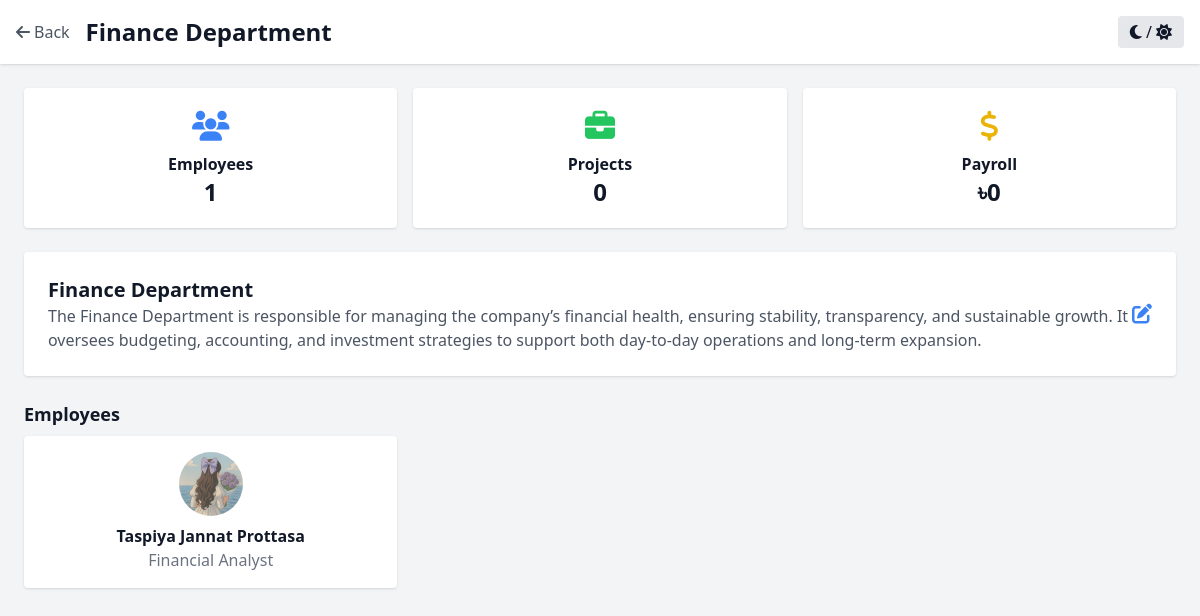
Screenshot of /adminportal/departments/11/ (signed in) with the database file from the repository.
### adminpanel/models.py (models this page shows, shortened)
class Department(models.Model):
    name = models.CharField(max_length=100, unique=True)
    description = models.TextField(blank=True)
    created_at = models.DateTimeField(auto_now_add=True)

### accounts/models.py (models this page shows, shortened)
class EmployeeProfile(models.Model):
    employee_id = models.CharField(max_length=20, unique=True, blank=True)
    full_name = models.CharField(max_length=100, blank=True, null=True)
    phone = models.CharField(max_length=15)
    department = models.ForeignKey(
        'adminpanel.Department',
        on_delete=models.SET_NULL,
        null=True,
        blank=True,
        related_name="employees"
    )
    designation = models.CharField(max_length=50, blank=True, null=True)
    role = models.CharField(max_length=50, blank=True, null=True)
    joining_date = models.DateField(blank=True, null=True)
    avatar = models.ImageField(upload_to='avatars/', blank=True, null=True)
    gender = models.CharField(max_length=10, choices=GENDER_CHOICES, blank=True, null=True)
    password = models.CharField(max_length=128)
    temp_password = models.CharField(max_length=20, blank=True)
    first_login = models.BooleanField(default=True)
    email = models.EmailField(blank=True, null=True)
    address = models.TextField(blank=True, null=True)
    emergency_name = models.CharField(max_length=100, blank=True, null=True)
    emergency_relation = models.CharField(max_length=50, blank=True, null=True)
    emergency_contact = models.CharField(max_length=20, blank=True, null=True)
    emergency_address = models.TextField(blank=True, null=True)
    is_active = models.BooleanField(default=True)

### adminpanel/views.py (the view)
# urls.py: path('departments/<int:pk>/', views.admin_department_detail, name='admin_department_detail'),
@login_required(login_url='/admin/')
def admin_department_detail(request, pk):
    department = get_object_or_404(Department, pk=pk)
    employees = department.employees.all()  # instead of employeeprofile_set
    projects = Project.objects.filter(assigned_to__in=employees).count()
    total_payroll = Payroll.objects.filter(employee__in=employees).aggregate(total=Sum('gross_salary'))['total'] or 0
    form = DepartmentForm(request.POST or None, instance=department)
    if request.method == "POST" and form.is_valid():
        form.save()
        messages.success(request, "Department updated successfully!")
        return redirect('admin_department_detail', pk=pk)
    return render(request, 'admin_department_detail.html', {
        'department': department,
        'employees': employees,
        'project_count': projects,
        'total_payroll': total_payroll,
        'form': form,
    })

### accounts/context_processors.py (called while the page is built, shortened)
def global_employee(request):
    employee_id = request.session.get("employee_id")
    return {
        "global_profile": None
    }

### employees/context_processors.py (called while the page is built)
def notifications_processor(request):
    if request.user.is_authenticated:
        return base_notifications(request)
    return {"notifications": [], "unread_count": 0}

### employees/views.py (called while the page is built, shortened)
def base_notifications(request):
    employee_id = request.session.get("employee_id")
    notifications = []
    unread_count = 0
    return {
        "notifications": notifications,
        "unread_count": unread_count,
    }

### adminpanel/templates/admin_department_detail.html (shortened to what this page needs)
{% load static %}
<!DOCTYPE html>
<html lang="en">
<head>
  <script src="https://cdn.tailwindcss.com"></script>
  <link rel="stylesheet" href="https://cdnjs.cloudflare.com/ajax/libs/font-awesome/6.4.2/css/all.min.css">
</head>
<body class="bg-gray-100 dark:bg-gray-900 text-gray-900 dark:text-gray-100">
<header class="flex justify-between items-center p-4 bg-white dark:bg-gray-800 shadow">
  <div class="flex items-center gap-4">
    <a href="{% url 'admin_department_list' %}" class="text-gray-600 dark:text-gray-200 hover:text-gray-900 dark:hover:text-white flex items-center gap-1">
      <i class="fas fa-arrow-left"></i>
      Back
    </a>
    <h1 class="text-2xl font-bold">{{ department.name }}</h1>
  </div>
  <button id="themeToggle" class="px-3 py-1 bg-gray-200 dark:bg-gray-700 rounded">
    <i class="fas fa-moon"></i> / <i class="fas fa-sun"></i>
  </button>
</header>
<main class="p-6">
  <div class="grid grid-cols-1 md:grid-cols-3 gap-4 mb-6">
    <div class="bg-white dark:bg-gray-800 p-5 rounded shadow flex flex-col items-center">
      <i class="fas fa-users text-blue-500 text-3xl mb-2"></i>
      <p class="font-semibold">Employees</p>
      <p class="text-2xl font-bold">{{ employees|length }}</p>
    </div>
    <div class="bg-white dark:bg-gray-800 p-5 rounded shadow flex flex-col items-center">
      <i class="fas fa-briefcase text-green-500 text-3xl mb-2"></i>
      <p class="font-semibold">Projects</p>
      <p class="text-2xl font-bold">{{ project_count }}</p>
    </div>
    <div class="bg-white dark:bg-gray-800 p-5 rounded shadow flex flex-col items-center">
      <i class="fas fa-dollar-sign text-yellow-500 text-3xl mb-2"></i>
      <p class="font-semibold">Payroll</p>
      <p class="text-2xl font-bold">৳{{ total_payroll }}</p>
    </div>
  </div>
  <div class="bg-white dark:bg-gray-800 p-6 rounded shadow flex justify-between items-center mb-6">
    <div>
      <h2 class="text-xl font-bold">{{ department.name }}</h2>
      <p class="text-gray-600 dark:text-gray-300">{{ department.description|default:"No Description" }}</p>
    </div>
    <button id="openModal" class="text-blue-500 hover:text-blue-700 text-xl">
      <i class="fas fa-edit"></i>
    </button>
  </div>
  <h2 class="text-lg font-semibold mb-2">Employees</h2>
  <div class="grid grid-cols-1 md:grid-cols-3 gap-4">
    {% for emp in employees %}
      <div class="bg-white dark:bg-gray-800 p-4 rounded shadow flex flex-col items-center">
        {% if emp.avatar %}
          <img src="{{ emp.avatar.url }}" class="w-16 h-16 rounded-full mb-2" alt="{{ emp.full_name }}">
        {% else %}
          <div class="w-16 h-16 rounded-full bg-gray-300 dark:bg-gray-700 flex items-center justify-center mb-2">
            <span class="text-xl font-bold text-gray-700 dark:text-gray-200">{{ emp.initials }}</span>
          </div>
        {% endif %}
        <p class="font-semibold">{{ emp.full_name|default:"No Name" }}</p>
        <p class="text-gray-500 dark:text-gray-400">{{ emp.designation|default:"N/A" }}</p>
      </div>
    {% empty %}
      <p class="text-gray-500 col-span-3">No employees in this department.</p>
    {% endfor %}
  </div>
</main>
</body>
</html>

### rows the page displays
Department: name "Finance Department", description "The Finance Department is responsible for managing the company’s financial health, ensuring stability, transparency, and sustainable growth. It oversees budgeting, accounting, and investment strategies to support both day-to-day operations and long-term expansion."
EmployeeProfile: avatar (picture), full_name "Taspiya Jannat Prottasa", designation "Financial Analyst"

### other values shown
{{ employees|length }} "1"
{{ project_count }} "0"
{{ total_payroll }} "0"
